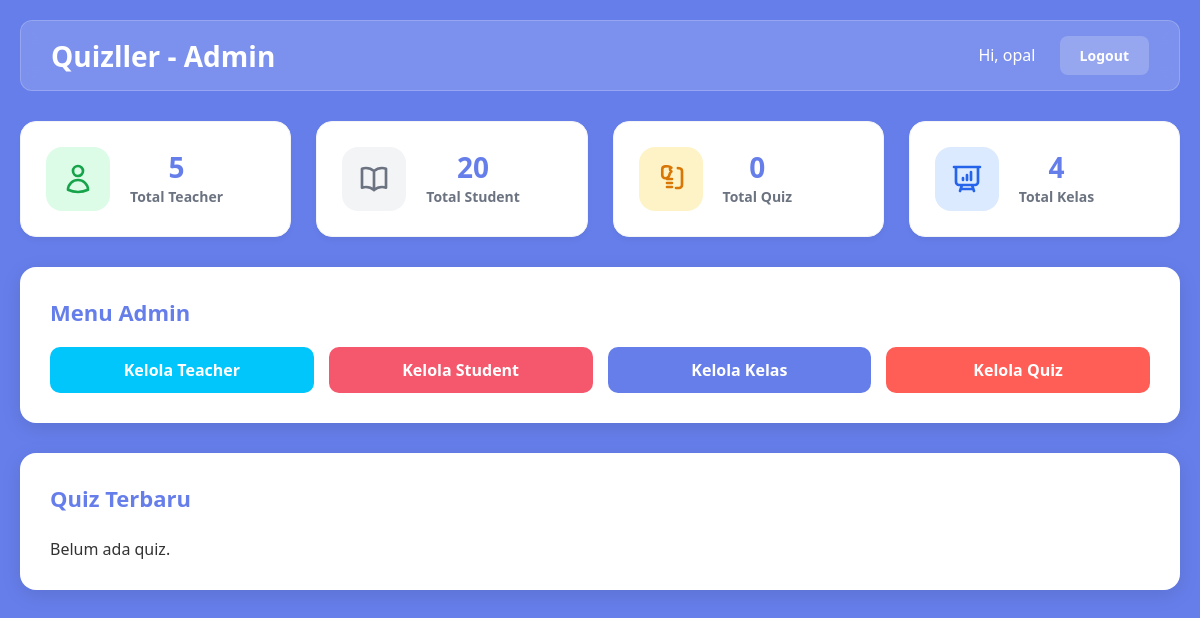
Page /admin/dashboard.php (signed in) on the earlier database version.
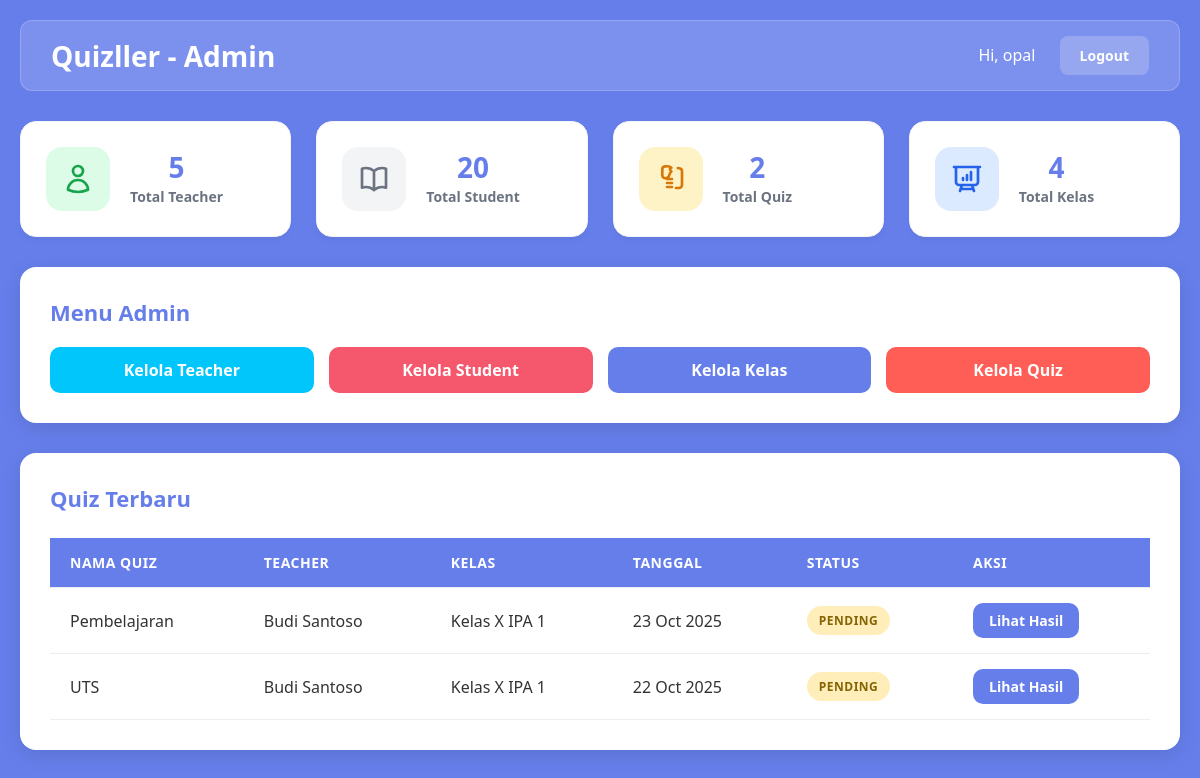
Same page on the later database version.
### tables this page shows
CREATE TABLE tests (
        id INTEGER PRIMARY KEY AUTOINCREMENT,
        teacher_id INTEGER NOT NULL,
        name VARCHAR(255) NOT NULL,
        date DATE NOT NULL,
        status_id INTEGER NOT NULL,
        subject VARCHAR(255) NOT NULL,
        total_questions INTEGER NOT NULL DEFAULT 0,
        class_id INTEGER NOT NULL,
        FOREIGN KEY (teacher_id) REFERENCES teachers(id),
        FOREIGN KEY (status_id) REFERENCES status(id),
        FOREIGN KEY (class_id) REFERENCES classes(id)
    );

CREATE TABLE teachers (
        id INTEGER PRIMARY KEY AUTOINCREMENT,
        name VARCHAR(255) NOT NULL,
        email VARCHAR(255) NOT NULL UNIQUE,
        password VARCHAR(255) NOT NULL
    );

CREATE TABLE classes (
        id INTEGER PRIMARY KEY AUTOINCREMENT,
        name VARCHAR(255) NOT NULL
    );

CREATE TABLE status (
        id INTEGER PRIMARY KEY AUTOINCREMENT,
        name VARCHAR(255) NOT NULL
    );

### includes/functions.php (called while the page is built, shortened)
<?php
function formatDate($date) {
    return date('d M Y', strtotime($date));
}
?>

### admin/dashboard.php (the view, shortened to what this page needs)
<?php
require_once '../includes/functions.php';
$conn = getDBConnection();
$teacher_count = $conn->query("SELECT COUNT(*) FROM teachers")->fetchColumn();
$student_count = $conn->query("SELECT COUNT(*) FROM students")->fetchColumn();
$test_count = $conn->query("SELECT COUNT(*) FROM tests")->fetchColumn();
$class_count = $conn->query("SELECT COUNT(*) FROM classes")->fetchColumn();
$stmt = $conn->query("SELECT t.*, te.name as teacher_name, c.name as class_name, s.name as status_name
                      FROM tests t
                      JOIN teachers te ON t.teacher_id = te.id
                      JOIN classes c ON t.class_id = c.id
                      JOIN status s ON t.status_id = s.id
                      ORDER BY t.date DESC LIMIT 5");
$recent_tests = $stmt->fetchAll(PDO::FETCH_ASSOC);
?>
<!DOCTYPE html>
<html lang="id">
<head>
    <link rel="stylesheet" href="../assets/css/style.css">
</head>
<body>
    <div class="container">
        <div class="navbar">
            <h1>Quizller - Admin</h1>
            <div>
                <span style="color: white; margin-right: 20px;">Hi, <?php echo $_SESSION['admin_username']; ?></span>
                <a href="../logout.php" class="btn btn-small btn-danger">Logout</a>
            </div>
        </div>
        <div class="dashboard-grid">
            <div class="dashboard-card">
                <div class="icon-box icon-box-green">
                </div>
                <div class="dashboard-info">
                    <h3><?php echo $teacher_count; ?></h3>
                    <p>Total Teacher</p>
                </div>
            </div>
            <div class="dashboard-card">
                <div class="icon-box icon-box-purple">
                </div>
                <div class="dashboard-info">
                    <h3><?php echo $student_count; ?></h3>
                    <p>Total Student</p>
                </div>
            </div>
            <div class="dashboard-card">
                <div class="icon-box icon-box-yellow">
                </div>
                <div class="dashboard-info">
                    <h3><?php echo $test_count; ?></h3>
                    <p>Total Quiz</p>
                </div>
            </div>
            <div class="dashboard-card">
                <div class="icon-box icon-box-blue">
                </div>
                <div class="dashboard-info">
                    <h3><?php echo $class_count; ?></h3>
                    <p>Total Kelas</p>
                </div>
            </div>
        </div>
        <div class="card">
            <h3 style="margin-bottom: 20px;">Menu Admin</h3>
            <div style="display: grid; grid-template-columns: repeat(auto-fit, minmax(200px, 1fr)); gap: 15px;">
                <a href="teachers.php" class="btn btn-success">Kelola Teacher</a>
                <a href="students.php" class="btn btn-secondary">Kelola Student</a>
                <a href="classes.php" class="btn">Kelola Kelas</a>
                <a href="tests.php" class="btn btn-danger">Kelola Quiz</a>
            </div>
        </div>
        <div class="card">
            <h3>Quiz Terbaru</h3>
            <?php if (count($recent_tests) > 0): ?>
                <table class="table">
                    <thead>
                        <tr>
                            <th>Nama Quiz</th>
                            <th>Teacher</th>
                            <th>Kelas</th>
                            <th>Tanggal</th>
                            <th>Status</th>
                            <th>Aksi</th>
                        </tr>
                    </thead>
                    <tbody>
                        <?php foreach ($recent_tests as $test): ?>
                            <tr>
                                <td><?php echo htmlspecialchars($test['name']); ?></td>
                                <td><?php echo htmlspecialchars($test['teacher_name']); ?></td>
                                <td><?php echo htmlspecialchars($test['class_name']); ?></td>
                                <td><?php echo formatDate($test['date']); ?></td>
                                <td>
                                    <span class="badge badge-<?php echo strtolower($test['status_name']); ?>">
                                        <?php echo $test['status_name']; ?>
                                    </span>
                                </td>
                                <td>
                                    <a href="test-results.php?id=<?php echo $test['id']; ?>" class="btn btn-small">Lihat Hasil</a>
                                </td>
                            </tr>
                        <?php endforeach; ?>
                    </tbody>
                </table>
            <?php else: ?>
                <p>Belum ada quiz.</p>
            <?php endif; ?>
        </div>
    </div>
</body>
</html>

Differences in the rows shown:
added tests: name "Pembelajaran", teacher.name "Budi Santoso", class.name "Kelas X IPA 1", date "23 Oct 2025", status.name "PENDING"
added tests: name "UTS", teacher.name "Budi Santoso", class.name "Kelas X IPA 1", date "22 Oct 2025", status.name "PENDING"
Other differences:
$test_count: "0" → "2"
text no longer shown: "Belum ada quiz."
text now shown: "NAMA QUIZ TEACHER KELAS TANGGAL STATUS AKSI"
